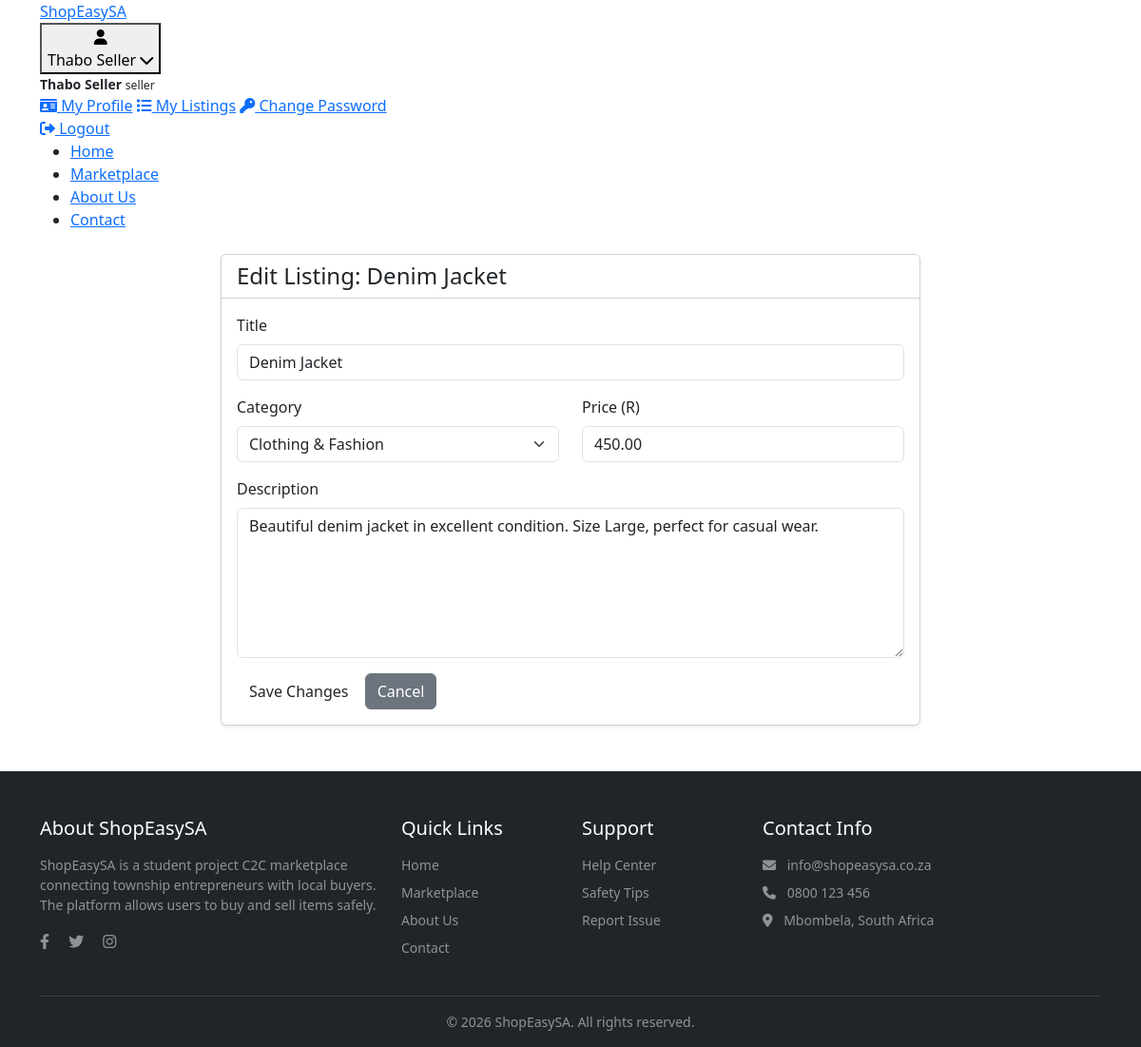
/edit_listing.php?id=1 (signed in), run on the app's committed database.
### tables this page shows
CREATE TABLE products (
    product_id INT AUTO_INCREMENT PRIMARY KEY,
    seller_id INT NOT NULL,
    category_id INT NOT NULL,
    title VARCHAR(150) NOT NULL,
    description TEXT NOT NULL,
    price DECIMAL(10,2) NOT NULL,
    image_path VARCHAR(255) NOT NULL,
    status ENUM('pending', 'active', 'sold', 'cancelled') DEFAULT 'pending',
    views INT DEFAULT 0,
    created_at TIMESTAMP DEFAULT CURRENT_TIMESTAMP,
    FOREIGN KEY (seller_id) REFERENCES users(user_id) ON DELETE CASCADE,
    FOREIGN KEY (category_id) REFERENCES categories(category_id)
);

CREATE TABLE categories (
    category_id INT AUTO_INCREMENT PRIMARY KEY,
    category_name VARCHAR(50) NOT NULL UNIQUE,
    category_icon VARCHAR(50) DEFAULT 'fa-tag',
    display_order INT DEFAULT 0,
    is_active TINYINT DEFAULT 1
);

### edit_listing.php (the view, shortened to what this page needs)
<?php
require_once 'config.php';
$productId = isset($_GET['id']) ? intval($_GET['id']) : 0;
$userId = $_SESSION['user_id'];
$product = $conn->query("SELECT * FROM products WHERE product_id = $productId AND seller_id = $userId")->fetch_assoc();
$categories = $conn->query("SELECT * FROM categories WHERE is_active = 1 ORDER BY category_name");
include 'header.php';
?>
<div class="container my-4">
    <div class="row justify-content-center">
        <div class="col-md-8">
            <div class="card shadow-sm">
                <div class="card-header bg-white">
                    <h4 class="mb-0">Edit Listing: <?php echo htmlspecialchars($product['title']); ?></h4>
                </div>
                <div class="card-body">
                    <form method="POST">
                        <div class="mb-3">
                            <label class="form-label">Title</label>
                            <input type="text" name="title" class="form-control"
                                   value="<?php echo htmlspecialchars($product['title']); ?>" required>
                        </div>
                        <div class="row">
                            <div class="col-md-6 mb-3">
                                <label class="form-label">Category</label>
                                <select name="category_id" class="form-select">
                                    <?php while($cat = $categories->fetch_assoc()): ?>
                                        <option value="<?php echo $cat['category_id']; ?>"
                                                <?php echo $product['category_id'] == $cat['category_id'] ? 'selected' : ''; ?>>
                                            <?php echo $cat['category_name']; ?>
                                        </option>
                                    <?php endwhile; ?>
                                </select>
                            </div>
                            <div class="col-md-6 mb-3">
                                <label class="form-label">Price (R)</label>
                                <input type="number" step="0.01" name="price" class="form-control"
                                       value="<?php echo $product['price']; ?>" required>
                            </div>
                        </div>
                        <div class="mb-3">
                            <label class="form-label">Description</label>
                            <textarea name="description" rows="6" class="form-control" required><?php echo htmlspecialchars($product['description']); ?></textarea>
                        </div>
                        <button type="submit" class="btn btn-primary-custom">Save Changes</button>
                        <a href="my_listings.php" class="btn btn-secondary">Cancel</a>
                    </form>
                </div>
            </div>
        </div>
    </div>
</div>
<?php include 'footer.php'; ?>

### data on the page
products: title "Denim Jacket", category_id "Clothing & Fashion", price "450.00", description "Beautiful denim jacket in excellent condition. Size Large, perfect for casual wear."

### other printed values
$_SESSION['user_name'] "Thabo Seller"
$_SESSION['user_type'] "seller"
SITE_EMAIL "info@shopeasysa.co.za"
